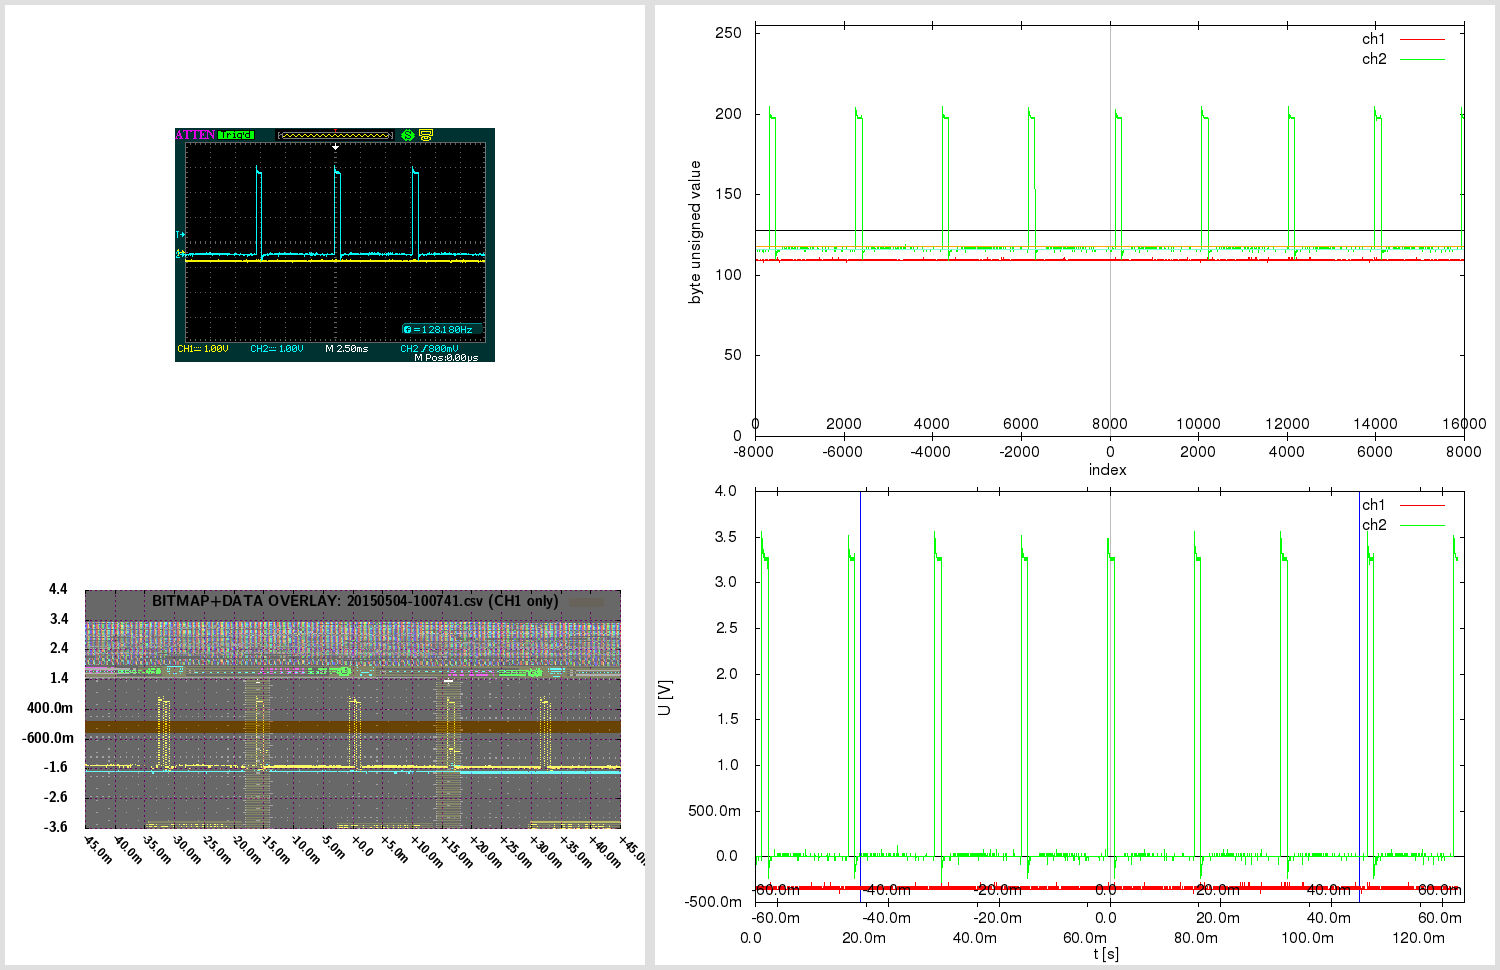

Write gnuplot code to recreate this figure.

# 20150504-100741.gnuplot [generated by /home/warreee/attenload/adsparse-wave.pl]
# single gnuplot file, with two potentially independent scripts
# generates three plots: one based on integer, other based on real (SI) values
# and one bitmap overlay - and then montages them using ImageMagick

# attengrab .csv can just be centered (over t)
# -> the x=0 (t=0) will correspond to scope center
# (but .DAV/.CSV will also need extra sample alignment)

# in Linux, to see available fonts, do:
# fc-list --verbose | grep 'fullname:' | less
# the two fonts used here:
# LMSansDemiCond10-Regular or "Latin Modern Sans Demi Cond"; and Helvetica
# Helvetica doesn't even get reported on my system:
# $ fc-list --verbose | grep 'fullname:' | grep -i 'Helvetica\|Demi Cond'
#	fullname: "LM Sans Demi Cond 10 Regular"(s) "LMSansDemiCond10-Regular"(s)


print "Gnuplotting..."

## "master settings" (shared between both parts of script)

# line color - specified by linestyles
set style line 1 linetype 1 linecolor rgb "red"
set style line 2 linetype 1 linecolor rgb "green"
set style line 3 linetype 1 linecolor rgb "orange"
set style line 4 linetype 1 linecolor rgb "aquamarine"
set style line 5 linetype -1 linecolor rgb "black"
set style line 6 linetype -1 linecolor rgb "gray"
set style line 7 linetype 1 linecolor rgb "blue"


# VARIABLES ########### ########### ###########

fnbase="20150504-100741"
fn_bmp = fnbase . ".bmp"
fn_pngr = fnbase . "_r.png"
fn_pngi = fnbase . "_i.png"
fn_pngov = fnbase . "_ov.png"
fn_pngt = fnbase . "_tmp.png"
fn_pngo = fnbase . ".png"

# scope screen(shot) properties
tdiv = 0.005          # T/DIV (50e-9)
toffs = 0        # time offset (scope) (200e-9)
vdiv1 = 1        # V/DIV CH1 (500e-3)
vdiv2 = 1         # V/DIV CH2 (50e-3)
voffs1 = -0.4         # volt offset CH1 (-1.5)
voffs2 = -0.48       # volt offset CH2 (100e-3)
sampintp  = 8e-06    # (500e-12)
sampintf  = 1/sampintp
sratacqf  = 125000      # (250e6)
sratacqp  = 1/sratacqf
#osf = 1.0    # oversample factor (multiplies .CSV and .DAV time domain) # unused here
adsFactor = 1.28

# (edges of current capture and divisions)
scope_hdiv=18
scope_vdiv=8
# enforce floating point (see below)
scope_trange = scope_hdiv*tdiv*1.0    # (900e-9)
scope_left=toffs-(scope_trange/2)     # (-250e-9)
scope_right=toffs+(scope_trange/2)    # (650e-9)
scope_bottom=-voffs1-(scope_vdiv*vdiv1/2) # -500e-3
scope_top=-voffs1+(scope_vdiv*vdiv1/2)    # 3.5

totalch1Vspan=scope_vdiv*vdiv1
totalch2Vspan=scope_vdiv*vdiv2
ch1Vcoeff = adsFactor*totalch1Vspan/(2**8)
ch2Vcoeff = adsFactor*totalch2Vspan/(2**8)

voffs1int = voffs1/ch1Vcoeff  # -10
voffs2int = voffs2/ch2Vcoeff  # -12

acsv_fn = fnbase . '.csv' # '20130020-013902.csv' # from attenload tmp_wav
acsz=16000         # tmp_wav/.csv size (900)
fts=8e-06         # final timestep (sampling period)
# here scope_trange could be 18*1, with acsz 16000;
# if as integer, 18/16000 would be 0 - enforce floating point
# above enforcing scope_trange to float doesn't work,
# must again here:
tdivp = 1.0*scope_trange/acsz   # sampling rate, based on scope range and numsamples in tmp (1ns)
tdivf = 1/tdivp             # freq based on that sampling rate

# just in case - not needed usually:
triglevel=800e-3
trigholdoff=100e-9

toffsamp = toffs/fts		# 0
# time finetune offset - int (samples) (depends on range)
tfoi = -164


#### extract bitmap from .png, if .bmp not present
# was -crop 480x234+10+10; now -crop 480x234+95+128

cmdstr = 'if (! test -f "'.fn_bmp.'") ; then \
  echo -n "'.fn_bmp.' not found .. " ; \
  if [ -f "'.fn_pngo.'" ] ; then \
    echo -n "'.fn_pngo.' found - extracting" ; \
    convert -crop 480x234+95+128 "'.fn_pngo.'" "'.fn_bmp.'" ; \
  else \
    echo -n "'.fn_pngo.' not found - cannot extract" ; \
  fi ; \
else \
  echo -n "'.fn_bmp.' found - using that" ; \
fi; echo'

#print cmdstr
# note - since cmdstr above uses double quotes,
# must use single quotes for bash here!:
print system("bash -c '". cmdstr ."' 2>&1")


##################################
###### plot directly with unsigned byte data

set terminal png size 840,480
set termoption enhanced
set termoption font "Helvetica, 12"

set output fn_pngi
set datafile separator ","

# set axis label
set xlabel "index" offset 0.0,0.8
set ylabel "byte unsigned value" offset 1.0,0.0


# horizontal line as functions
zeroline(x)=128
ch1offs(x)=128+voffs1int # (-10)
ch2offs(x)=128+voffs2int # (-12)

# vertical line - headless arrow
# "y" scope axis in middle:
ymI = acsz/2
set arrow from ymI,0 to ymI,255 nohead ls 5
# time offset:
toI = ymI - toffs/fts
set arrow from toI,0 to toI,255 nohead ls 6


# must use multiplot here, to have two x-axes
# and thus, must set lmargin, so both graphs match

set size 1.0,0.9      # 0.1/2 = 0.05
set bmargin 0
set lmargin 10
set yrange [0:255] # 8-bit


set multiplot

set origin 0,0.1
set xrange [0:acsz]
set xtics in
set xtics offset 0,graph 0.08
plot \
  zeroline(x) with lines notitle ls 5,\
  acsv_fn using 1:2 with lines title "ch1" ls 1, \
  "" using 1:3 with lines title "ch2" ls 2, \
  ch1offs(x) with lines notitle ls 3, \
  ch2offs(x) with lines notitle ls 4

unset arrow # if big offset, line from prev. can 'leak' in next at diff place, so reset

set origin 0,0.1
set xtics out
set xtics offset 0,graph 0.02
set xrange [-acsz/2:acsz/2-1]
#set xtics nomirror 500
set noytics
set noylabel
unset xlabel # set xlabel ""
set border 1
plot 0 notitle

set nomultiplot


### reset previous settings
#unset border # no work for default
set border    # Draw default borders:
set ytics
unset yrange


##################################
###### plot with converted real SI units

# reset # resets set style line!

set terminal png size 840,480
set termoption enhanced
set termoption font "Helvetica, 12"

set output fn_pngr
set datafile separator ","

# set axis label
set xlabel "t [s]" offset 0.0,0.1
set ylabel "U [V]" offset 1.0,0.0

# axis tics format
set format y "%.1s%c"
set format x "%.1s%c"


# horizontal line as functions
zerolineR(x)=0
# don't show real offsets; they could be way off depending on V/DIV
#ch1offsR(x)=0+(-0.4)
#ch2offsR(x)=0+(-0.48)

# "y" scope axis in middle (the +1 added to ymI so it snaps at 0):
ymR=(ymI+1)*fts
set arrow from ymR,graph 0 to ymR,graph 1 nohead ls 5
# time offset:
toR=toI*fts
set arrow from toR,graph 0 to toR,graph 1 nohead ls 6
# indicate scope range here too
set arrow from scope_left+toR,graph 0 to scope_left+toR,graph 1 nohead ls 7
set arrow from scope_right+toR,graph 0 to scope_right+toR,graph 1 nohead ls 7


# must use multiplot here, to have two x-axes
# and thus, must set lmargin, so both graphs match

set size 1.0,0.9      # 0.1/2 = 0.05
set bmargin 0
set lmargin 10
set yrange [] writeback # since we don't set explicity, must save autorange
set autoscale y

set multiplot

set origin 0,0.13
set xrange [0:acsz*fts]
set xtics out
set xtics offset 0,graph -0.03
plot \
  zerolineR(x) with lines notitle ls 5,\
  acsv_fn using ($4+tfoi*fts):5 with lines title "ch1" ls 1, \
  "" using ($4+tfoi*fts):6 with lines title "ch2" ls 2

set yrange restore # this saves the found yrange after `plot`
unset arrow # if big offset, line from prev. can 'leak' in next at diff place, so reset

set origin 0,0.13
set xtics out
set xtics offset 0,graph 0.02
set xrange [(-acsz/2)*fts:(acsz/2-1)*fts]
set noytics
set noylabel
unset xlabel # set xlabel ""
set border 1
plot GPVAL_Y_MIN notitle

set origin 0,0.13
set xtics in
set xtics offset 0,graph 0.08
# wrong to put xrange [scope_left:scope_right] here;
# as [scope_left:scope_right] could be a snippet,
# and this graph shows entire capture!
# simply move the previous scale for toffset
toRR=(acsz/2.)*fts-toR
set xrange [(-acsz/2)*fts+toRR:(acsz/2-1)*fts+toRR]
set noytics
set noylabel
unset xlabel # set xlabel ""
set border 1
plot GPVAL_Y_MIN notitle

set nomultiplot


##################################
###### plot with bitmap and data overlay

# here 840,480 remains as output png size,
# even if not set explicitly; also, make
# the height smaller - so can have gravity North in montage

set terminal png truecolor size 640,305 # size 840,480
set termoption enhanced
myfont="LMSansDemiCond10-Regular"   # LMSansDemiCond10-Regular or "Latin Modern Sans Demi Cond"
# cannot do concatenation direct in termoption line, so in separate string
myfontb="".myfont.", 12"
set termoption font myfontb

set output fn_pngov
set datafile separator ","


set autoscale
unset xtics
unset ytics
unset border
unset arrow # delete all arrows
unset object # (hopefully) delete objects?

set xrange [scope_left:scope_right]
xticstep=(scope_right-scope_left)/scope_hdiv
set xtics in scope_left,xticstep,scope_right scale 1
set yrange [scope_bottom:scope_top]
yticstep=(scope_top-scope_bottom)/scope_vdiv
set ytics in scope_bottom,yticstep,scope_top scale 1
set grid xtics ytics back linecolor rgb "magenta"
# right is only gnuplot 4.6 - without it ok w/ 4.4
#set xtics rotate by -45 offset 2.5,-1.50 right format "%+.1s%c" font myfont.',10'
set xtics rotate by -45 offset 0.0,0.0 format "%+.1s%c" font myfont.',10'
set key noenhanced

# dimensions of scope screenshot bitmap
bmp_w=480
bmp_h=234

# alpha bmp transparency [0:255]
bmp_alpha = 150
# boxes fillstyle transparent solid 0.10
box_transp = (1.-(acsz/16384.))*0.9 + 0.10

# plot string for data in transparent bitmap:
plot1au = "(($0-acsz/2.+tfoi)*fts+toffs):($5)"

# bmp_w=480 bmp_h=234 ; inside 451x201+15+14
# on plot: scope_left:scope_right and scope_bottom:scope_top!
# (so toffset is built in!)

bdx = scope_trange/(451.0-1)  # [s/pixel] /451: 1.99557e-09 vs 2.000e-9 manually
bdy = totalch1Vspan/(201.0-1) # [V/pixel] /201: 0.0199005 vs 0.02005 manually
bofx = -((scope_trange/2.0)-toffs+(15.0+0)*bdx) #-15.0*bdx # -2.8e-7
bofy = -((totalch1Vspan/2.0)+voffs1+(14.0+5)*bdy) #-14.0*bdy # -0.88

# seems `boxes fillstyle transparent solid 0.40` makes some seethroughs
# or something with bmp alpha overlay; but even without, all the same?
# because the red + blue (somehow inverted) creates a gray.. better green or orange

_plot_str = "zerolineR(x) with lines notitle ls 1,\
acsv_fn \
  using ".plot1au." with boxes fillstyle transparent solid box_transp noborder linestyle 3\
  title 'BITMAP+DATA OVERLAY: '.acsv_fn.' (CH1 only)',\
fn_bmp \
  binary array=(bmp_w,bmp_h) skip=54 format='%uchar' \
  dx=bdx dy=bdy origin=(bofx,bofy) \
  using 1:2:3:(bmp_alpha) \
  with rgbalpha t ''"

# seems actual plot in screenshot bitmap (480 × 234)
#  is at: 451x201+15+14; aspect ratio 201/451 = 0.445676
set size ratio 0.445676

eval("plot " . _plot_str)




##################################
###### montage commands

# used to be in attengrab; now here
# call ImageMagick montage via system
# and montage in `gnuplot` (easier to separate)

print "Montaging images..."
# this works in ImageMagick 6.6.2-6, but not in 6.5.7-8
#      '.fn_pngov.' -gravity Center -extent x480  \#
# must spec -extent 640x480 for 6.5

cmdstr = 'montage \
  <(montage \
    <(convert \
      '.fn_bmp.' -gravity Center -crop 640x480-10+0! -flatten  \
      bmp:-) \
    <(convert \
      '.fn_pngov.' -gravity Center -extent 640x480  \
      bmp:-) \
  -tile 1x -geometry +0+0  \
  bmp:-) \
  <(montage \
    '.fn_pngi.' \
    '.fn_pngr.' \
  -tile 1x -geometry +0+0  \
  bmp:-) \
-geometry +0+0 -border 5 \
'.fn_pngo

print cmdstr
print system('bash -c "'. cmdstr .'" 2>&1')

print "Deleting temp files ..."

delcmd = "rm"

# leave the bitmap for now
# actually, let attengrab handle it - since
# it may need to be re-taken!
# #cmdstr = delcmd ." ". fn_bmp
# #print cmdstr . "  " . system(cmdstr . " 2>&1")

cmdstr = delcmd ." ". fn_pngr
print cmdstr . "  " . system(cmdstr . " 2>&1")

cmdstr = delcmd ." ". fn_pngi
print cmdstr . "  " . system(cmdstr . " 2>&1")

cmdstr = delcmd ." ". fn_pngov
print cmdstr . "  " . system(cmdstr . " 2>&1")




# note:
# set terminal png size 840,480 # size defaults to 640x480 px
# set terminal pdf size 10,3 # size defaults to 5x3 in
# enhanced text: set termoption enhanced

# vertical line - headless arrow
# need ymin and ymax; gnuplot gives them only after plot -
# - and even then they do not correspond to end ticks
# - and even then, cannot get the arrow to show, after the second `plot`
# .. nor can I edit it anyhow; it must run before the first `plot`
# so instead of that, position y coordinates relative to graph (0 to 1)
#set arrow 1 from graph 0.5,0 to graph 0.5,1 nohead ls 5

# in multiplot, yrange should be after the size command
# note: xrange could be 2250 or 450
# so leave it to autoscale here? will be accurate since it's integer index...
# now set explicitly by script # below in multiplot

# axis tics format
# for engineering notation - 'help format specifiers':
# "A 'scientific' power is one such that the exponent is a multiple of three."

# print "Montaging images..."

# "The 'tile' size is then set to the largest dimentions
# of all the resized images, and the size actually specified."
# "by removing the 'size' component, non of the images will
# be resized, and the 'tile' size will be set to the largest
# dimensions of all the images given"
# not so simple: http://unix.stackexchange.com/questions/4046/
# can be done in one command with bash subprocess pipes (bash only)
# was: .fn_bmp.' -gravity NorthWest ; fn_pngov.' -gravity North
# can pad with -gravity Center -extent 640x480;
# but also with crop! -flatten - there have offset too!
# -geometry +2+2 can also mess up the last -border 5 !

# bmp scale worked for:
# bmp_w=480 bmp_h=234 ; inside 451x201+15+14
# tdiv = 5e-08,  toffs = 2e-07,  vdiv1 = 0.5,   voffs1 = -1.5,
# dx=2.000e-9 dy=0.02005 origin=(-2.8e-7,-0.88) for
# tspan = 18*tdiv = 18*5e-08 = 9e-07s
# vspan1 = 8*vdiv1 = 8*0.5 = 4V
# tspan/451 = 9e-07/451 = 1.99557e-09 s/pixel
# vspan1/201 = 4/201 = 0.0199005 V/pixel
# bdx=tspan/(451-1) = '9e-07/(451-1)' = 2e-09
# bdy=vspan1/(201-1) = '4/(201-1)' = 0.02
# 15*bdx = 15*2e-9 = 3e-08
# 14*bdy = 14*0.02 = 0.28
# 15*1.99557e-09 = 2.99335e-08
# 14*0.0199005 = 0.278607
